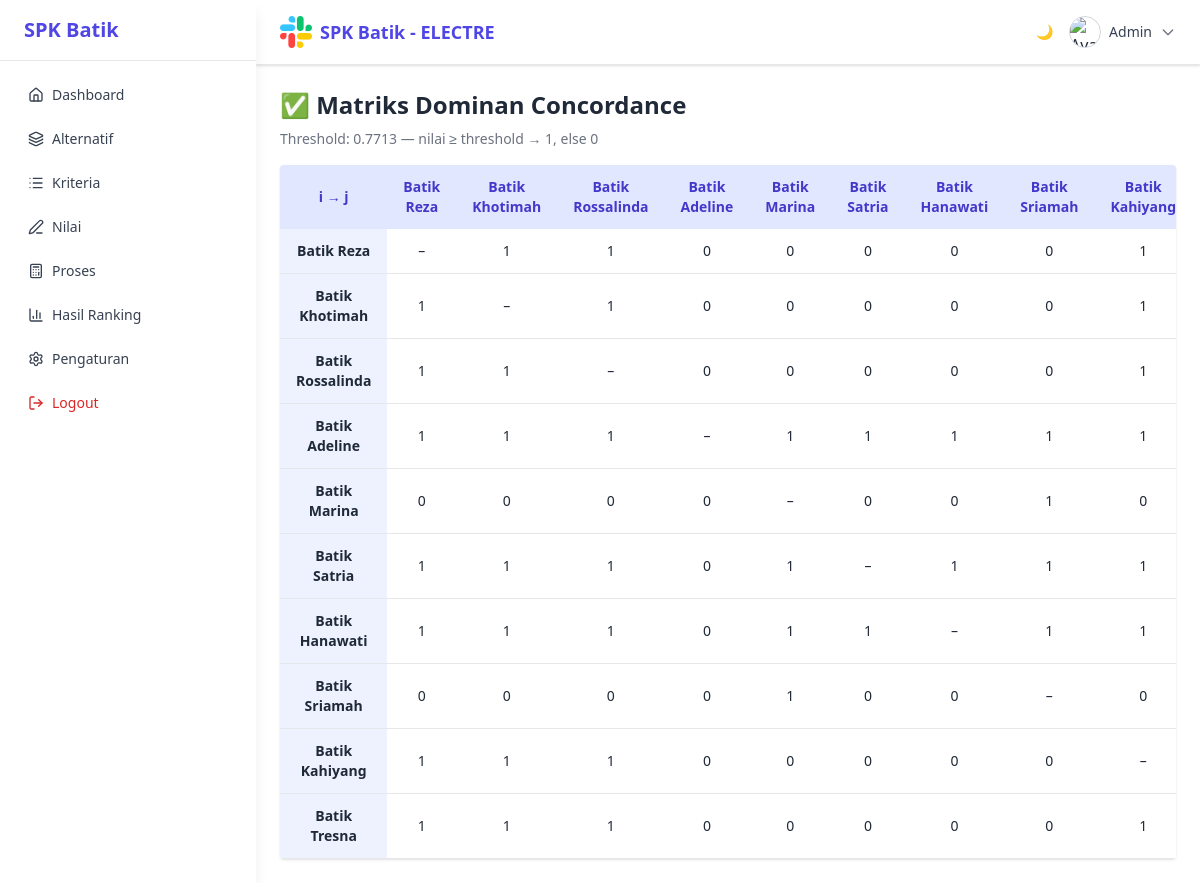
The app's page /app/views/proses/dominan_concordance.php (signed in) with its own data.
### tables this page shows
CREATE TABLE `alternatif` (
  `id` int NOT NULL,
  `nama` varchar(100) NOT NULL,
  `kategori` varchar(100) DEFAULT NULL,
  `asal_daerah` varchar(100) DEFAULT NULL,
  `deskripsi` text,
  `created_at` timestamp NULL DEFAULT CURRENT_TIMESTAMP
);

### app/views/proses/dominan_concordance.php (the view, shortened to what this page needs)
<?php
require_once '../../../config/db.php';
$pageTitle = "✅ Matriks Dominan Concordance";
$alternatifs = $conn->query("SELECT id, nama FROM alternatif ORDER BY id")->fetchAll(PDO::FETCH_ASSOC);
$kriteria = $conn->query("SELECT id, bobot FROM kriteria ORDER BY id")->fetchAll(PDO::FETCH_ASSOC);
$nilai = [];
foreach ($conn->query("SELECT id_alternatif, id_kriteria, nilai FROM nilai") as $row) {
  $nilai[$row['id_alternatif']][$row['id_kriteria']] = $row['nilai'];
}
$concordance = [];
foreach ($alternatifs as $a) {
  foreach ($alternatifs as $b) {
    if ($a['id'] == $b['id']) continue;
    $total = 0;
    foreach ($kriteria as $k) {
      $valA = $nilai[$a['id']][$k['id']] ?? 0;
      $valB = $nilai[$b['id']][$k['id']] ?? 0;
      if ($valA >= $valB) {
        $total += $k['bobot'];
      }
    }
    $concordance[$a['id']][$b['id']] = $total;
  }
}
$sum = 0;
$count = 0;
foreach ($concordance as $row) {
  foreach ($row as $val) {
    $sum += $val;
    $count++;
  }
}
$threshold = $count ? $sum / $count : 0;
?>
<!DOCTYPE html>
<html lang="id">
<head>
  <script src="https://cdn.tailwindcss.com"></script>
</head>
<body class="bg-white dark:bg-gray-900 text-gray-800 dark:text-white min-h-screen">
<?php include '../layouts/splash.php'; include '../layouts/sidebar.php'; ?>
<div class="ml-64 flex-1">
  <?php include '../layouts/topbar.php'; ?>
  <main class="px-6 py-6 fade-in">
    <h1 class="text-2xl font-bold mb-2"><?= $pageTitle ?></h1>
    <p class="text-sm mb-4 text-gray-500 dark:text-gray-400">Threshold: <?= number_format($threshold, 4) ?> — nilai ≥ threshold → 1, else 0</p>
    <div class="overflow-auto bg-white dark:bg-gray-800 rounded shadow">
      <table class="min-w-full text-sm text-center text-gray-800 dark:text-gray-200">
        <thead class="bg-indigo-100 dark:bg-indigo-900 text-indigo-700 dark:text-indigo-300">
          <tr>
            <th class="px-4 py-3">i → j</th>
            <?php foreach ($alternatifs as $b): ?>
              <th class="px-4 py-3"><?= htmlspecialchars($b['nama']) ?></th>
            <?php endforeach ?>
          </tr>
        </thead>
        <tbody>
          <?php foreach ($alternatifs as $a): ?>
            <tr class="border-b border-gray-200 dark:border-gray-700">
              <th class="px-4 py-3 bg-indigo-50 dark:bg-indigo-900"><?= htmlspecialchars($a['nama']) ?></th>
              <?php foreach ($alternatifs as $b): ?>
                <td class="px-4 py-3">
                  <?php
                    if ($a['id'] == $b['id']) echo '–';
                    else {
                      $v = $concordance[$a['id']][$b['id']];
                      echo $v >= $threshold ? '1' : '0';
                    }
                  ?>
                </td>
              <?php endforeach ?>
            </tr>
          <?php endforeach ?>
        </tbody>
      </table>
    </div>
  </main>
</div>
</body>
</html>

### app/views/proses/dominan_concordance.php (style rules this page uses)
.fade-in { animation: fadeIn .5s ease-out forwards; opacity: 0; transform: translateY(10px); }

### records on screen
alternatif: nama "Batik Reza", shows "1"
alternatif: nama "Batik Khotimah", shows "1"
alternatif: nama "Batik Rossalinda", shows "1"
alternatif: nama "Batik Adeline", shows "0"
alternatif: nama "Batik Marina", shows "0"
alternatif: nama "Batik Satria", shows "0"
alternatif: nama "Batik Hanawati", shows "0"
alternatif: nama "Batik Sriamah", shows "0"
alternatif: nama "Batik Kahiyang", shows "1"
alternatif: nama "Batik Tresna"

### other values on screen
$title "Dashboard"
$title "Alternatif"
$title "Kriteria"
$title "Nilai"
$title "Proses"
$title "Hasil Ranking"
$title "Pengaturan"
$_SESSION['user']['username'] "Admin"
$pageTitle "✅ Matriks Dominan Concordance"
$threshold "0.7713"
